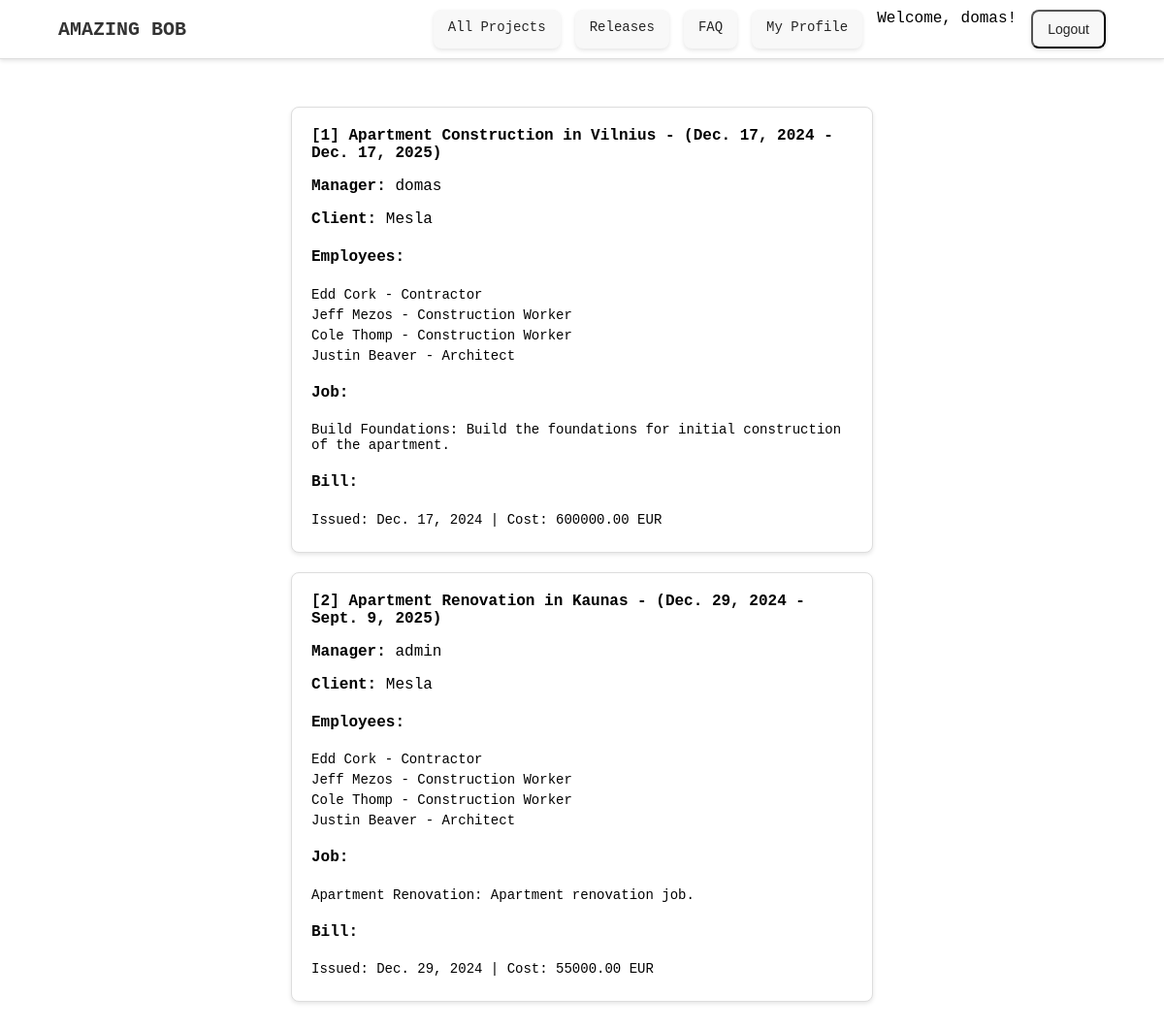
The app's page /home/projects/ (signed in) with its own data.
### phandling/models.py (models this page shows, shortened)
class Project(models.Model):
    title = models.CharField(max_length=255)
    start_date = models.DateField()
    end_date = models.DateField(blank=True, null=True)
    client = models.ForeignKey('Client', on_delete=models.CASCADE)
    manager = models.ForeignKey(User, on_delete=models.SET_NULL, null=True)
    employees = models.ManyToManyField('Employee')  # employees can work on multiple projects.
    jobs = models.ForeignKey('Job', on_delete=models.CASCADE)  # each job is tied to a single project.
    bills = models.ForeignKey('Bill', on_delete=models.CASCADE)  # each bill is tied to a single project.

class Client(models.Model):
    name = models.CharField(max_length=100)
    surname = models.CharField(max_length=100)
    company = models.CharField(max_length=255, blank=True, null=True)
    contacts = models.TextField(blank=True, null=True)

class Employee(models.Model):
    name = models.CharField(max_length=100)
    surname = models.CharField(max_length=100)
    position = models.CharField(max_length=100)

class Job(models.Model):
    title = models.CharField(max_length=255)
    notes = models.TextField(blank=True, null=True)

class Bill(models.Model):
    date_of_issue = models.DateField()
    cost = models.DecimalField(max_digits=10, decimal_places=2)

### phandling/views.py (the view)
# urls.py: path('projects/', views.project_dashboard, name='project_dashboard'),
def project_dashboard(request):
    projects = Project.objects.all()  # Retrieve all projects
    return render(request, 'project_dashboard.html', {'projects': projects})

### templates/project_dashboard.html (shortened to what this page needs)
{% extends "base.html" %}
    {% load static %}
{% block content %}
<div class="container full-height">
    {% for project in projects %}
        <div class="release-item centered project-item">
            <div class="release-date">
                <strong>[{{ project.id }}]</strong> {{ project.title }} - ({{ project.start_date }} - {{ project.end_date|default:"Ongoing" }})
            </div>
            <div class="project-details">
                <p><strong>Manager:</strong> {{ project.manager }}</p>
                <p><strong>Client:</strong> {{ project.client.company }}</p>
            </div>
            <h4>Employees:</h4>
            <ul class="employee-list">
                {% for employee in project.employees.all %}
                    <li>{{ employee.name }} {{ employee.surname }} - {{ employee.position }}</li>
                {% empty %}
                    <li>No employees assigned.</li>
                {% endfor %}
            </ul>
            <h4>Job:</h4>
            <ul class="job-list">
                {% if project.jobs %}
                    <li>{{ project.jobs.title }}: {{ project.jobs.notes|default:"No notes" }}</li>
                {% else %}
                    <li>No job assigned.</li>
                {% endif %}
            </ul>
            <h4>Bill:</h4>
            <ul class="bill-list">
                {% if project.bills %}
                    <li>Issued: {{ project.bills.date_of_issue }} | Cost: {{ project.bills.cost }} EUR</li>
                {% else %}
                    <li>No bills issued.</li>
                {% endif %}
            </ul>
        </div>
    {% empty %}
        <p>No projects found.</p>
    {% endfor %}
</div>
{% endblock %}

### templates/base.html (shortened to what this page needs)
<!DOCTYPE html>
<html lang="en">
<head>
    {% load static %}
    <link rel="stylesheet" href="{% static 'css/style.css' %}">
</head>
<body>
    <div id="header">
        <div class="header-container">
            <div class="logo">
                <a href="/home/">AMAZING BOB</a>
            </div>
            <nav class="nav-links">
                <a href="/home/projects" class="header-button">All Projects</a>
                <a href="/home/releases/" class="header-button">Releases</a>
                <a href="/home/faq/" class="header-button">FAQ</a>
                {% if request.user.is_authenticated %}
                    <a href="/home/user_projects" class="header-button">My Profile</a>
                    <span>Welcome, {{ request.user.username }}!</span>
                    <form method="post" action="{% url 'logout' %}" style="display:inline;">
                        <input type="submit" value="Logout" class="header-button">
                    </form>
                {% else %}
                    <a href="{% url 'register' %}" class="header-button">Register</a>
                    <a href="/accounts/login" class="header-button">Login</a>
                {% endif %}
            </nav>
        </div>
    </div>
    <div id="content">
        {% block content %}{% endblock %}
    </div>
</body>
</html>

### static/css/style.css (style rules this page uses)
body, ul, li, a { margin: 0; padding: 0; list-style: none; text-decoration: none; font-family: 'Fira Code', monospace; }
#header { width: 100%; background-color: #ffffff; border-bottom: 1px solid #ddd; display: flex; justify-content: center; align-items: center; position: fixed; top: 0; z-index: 1000; height: 60px; box-shadow: 0 2px 4px rgba(0, 0, 0, 0.1); }
.header-container { width: 90%; max-width: 1200px; display: flex; justify-content: space-between; align-items: center; }
.logo a { font-size: 20px; font-weight: bold; color: #333; text-decoration: none; transition: color 0.3s; }
.nav-links { display: flex; gap: 15px; }
.header-button { font-size: 14px; font-weight: 500; color: #262626; padding: 10px 15px; border-radius: 8px; background-color: #f8f8f8; transition: all 0.3s ease; box-shadow: 0 2px 4px rgba(0, 0, 0, 0.1); }
#content { margin-top: 80px; padding: 20px; }
.container.full-height { display: flex; flex-direction: column; align-items: center; justify-content: center; min-height: 10vh; padding: 0px; box-sizing: border-box; }
.release-item.centered { width: 100%; max-width: 600px; margin: 10px 0; padding: 20px; background-color: #ffffff; box-shadow: 0 2px 4px rgba(0, 0, 0, 0.1); border-radius: 8px; box-sizing: border-box; transition: all 0.3s ease-in-out; }
.release-item.centered .release-date { font-weight: bold; margin-bottom: 10px; }
.release-item.centered ul { margin: 0; padding: 0; list-style: none; }
.release-item.centered ul li { margin-bottom: 5px; font-size: 14px; }
.release-item { border: 1px solid #ddd; padding: 15px; margin-bottom: 20px; border-radius: 5px; }

### records on screen
Project: id "1", title "Apartment Construction in Vilnius", start_date "Dec. 17, 2024", end_date "Dec. 17, 2025", manager "domas", client.company "Mesla", jobs "Build Foundations", jobs.notes "Build the foundations for initial construction of the apartment.", bills.date_of_issue "Dec. 17, 2024", bills.cost "600000.00"
Employee: name "Edd", surname "Cork", position "Contractor"
Employee: name "Jeff", surname "Mezos", position "Construction Worker"
Employee: name "Cole", surname "Thomp", position "Construction Worker"
Employee: name "Justin", surname "Beaver", position "Architect"
Project: id "2", title "Apartment Renovation in Kaunas", start_date "Dec. 29, 2024", end_date "Sept. 9, 2025", manager "admin", client.company "Mesla", jobs "Apartment Renovation", jobs.notes "Apartment renovation job.", bills.date_of_issue "Dec. 29, 2024", bills.cost "55000.00"

### other values on screen
{{ request.user.username }} "domas"
